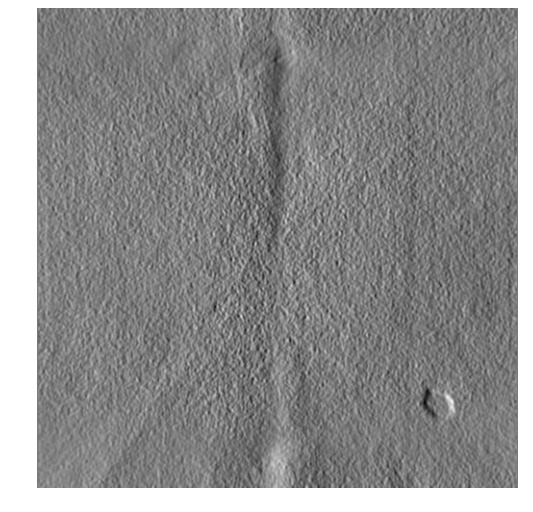
#> input picture Assets/test.jpg, 533 x 512 px
$ python calcAvg.py
#> lines starting #> are read from the running program, lines starting #| are printed output that depends on the picture
import cv2
import numpy as np
from matplotlib import pyplot as plt

img1 = cv2.imread('Assets/test.jpg')
#> img1 is the input picture: shape (512, 533, 3); min 11, max 255, mean 142.8
img2 = cv2.imread('Assets/test1.jpg')
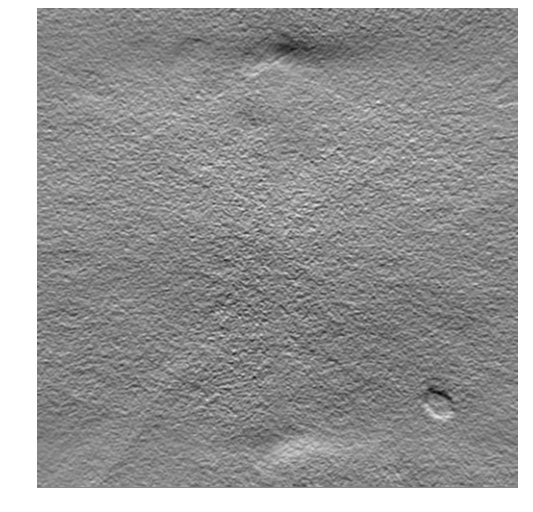
#> input picture Assets/test1.jpg, 533 x 512 px
#> img2 is the input picture: shape (512, 533, 3); min 6, max 255, mean 153

img = img1 + img2
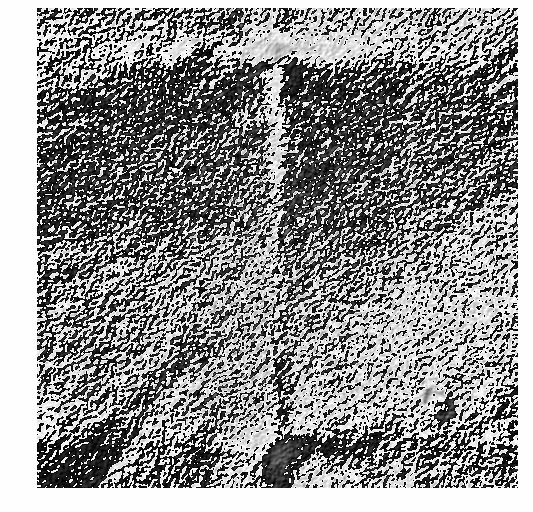
#> img: shape (512, 533, 3); min 0, max 255, mean 143.9

cv2.imshow('image',img)
cv2.waitKey(0)
cv2.destroyAllWindows()
